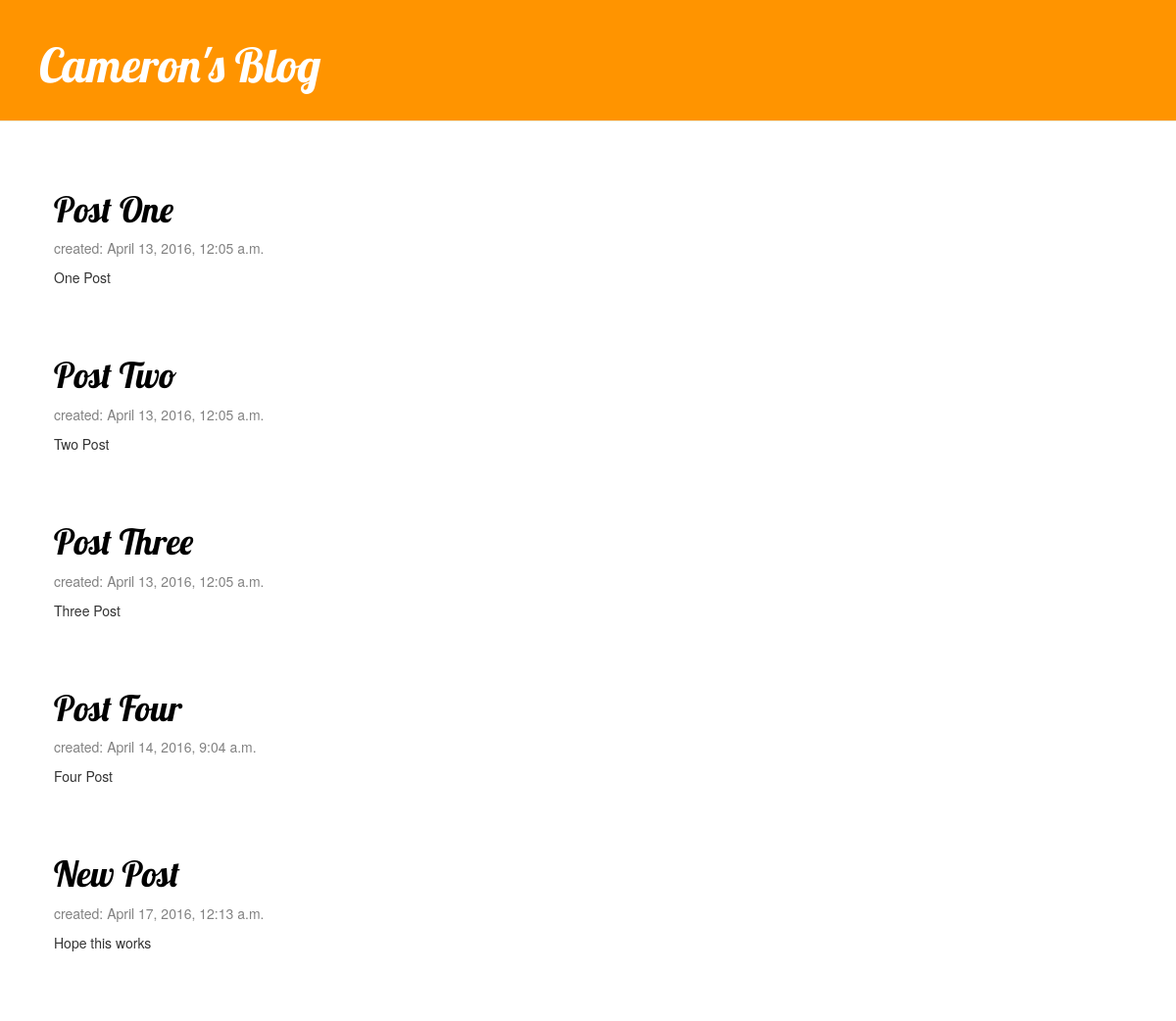
The page / on the database its author committed.
### blog/models.py (models this page shows, shortened)
class Post(models.Model):
    author = models.ForeignKey('auth.User')
    title = models.CharField(max_length=200)
    text = models.TextField()
    created_date = models.DateTimeField(
            default=timezone.now)
    published_date = models.DateTimeField(
            blank=True, null=True)

### blog/views.py (the view)
# urls.py: url(r'^$', views.post_list, name='post_list'),
def post_list(request):
    posts = Post.objects.filter(created_date__lte=timezone.now()).order_by('created_date')
    return render(request, 'blog/post_list.html', {'posts': posts})

### templates/blog/post_list.html
{% extends 'blog/base.html' %}
{% block content %}
    {% for post in posts %}
        <div class="post">
            <h1><a href="{% url 'post_detail' pk=post.pk %}">{{ post.title }}</a></h1>
            <div class="date">
                <p>created: {{ post.created_date }}</p>
            </div>
            <p>{{ post.text|linebreaks }}</p>
        </div>
    {% endfor %}
{% endblock %}

### templates/blog/base.html (shortened to what this page needs)
{% load staticfiles %}
<html>
    <head>
        <link rel="stylesheet" href="//maxcdn.bootstrapcdn.com/bootstrap/3.2.0/css/bootstrap.min.css">
        <link rel="stylesheet" href="//maxcdn.bootstrapcdn.com/bootstrap/3.2.0/css/bootstrap-theme.min.css">
         <link rel="stylesheet" href="{% static 'css/blog.css' %}">
    </head>
    <body>
        <div class="page-header">
            <h1><a href="/">Cameron's Blog</a></h1>
        </div>
        <p>&nbsp</p>
        <div class="content container">
            <div class="row">
                <div class="col-md-8">
                    {% block content %}
                    {% endblock %}
                </div>
            </div>
        </div>
    </body>
</html>

### blog/static/css/blog.css (style rules this page uses)
.page-header { background-color: #ff9400; margin-top: 0; padding: 20px 20px 20px 40px; }
.page-header h1, .page-header h1 a, .page-header h1 a:visited, .page-header h1 a:active { color: #ffffff; font-size: 36pt; text-decoration: none; }
.content { margin-left: 40px; }
h1, h2, h3, h4 { font-family: 'Lobster', cursive; }
.date { color: #828282; }
.post { margin-bottom: 70px; }
.post h1 a, .post h1 a:visited { color: #000000; }

### rows shown on the page
Post: title "Post One", created_date "April 13, 2016, 12:05 a.m.", text "One Post"
Post: title "Post Two", created_date "April 13, 2016, 12:05 a.m.", text "Two Post"
Post: title "Post Three", created_date "April 13, 2016, 12:05 a.m.", text "Three Post"
Post: title "Post Four", created_date "April 14, 2016, 9:04 a.m.", text "Four Post"
Post: title "New Post", created_date "April 17, 2016, 12:13 a.m.", text "Hope this works"
